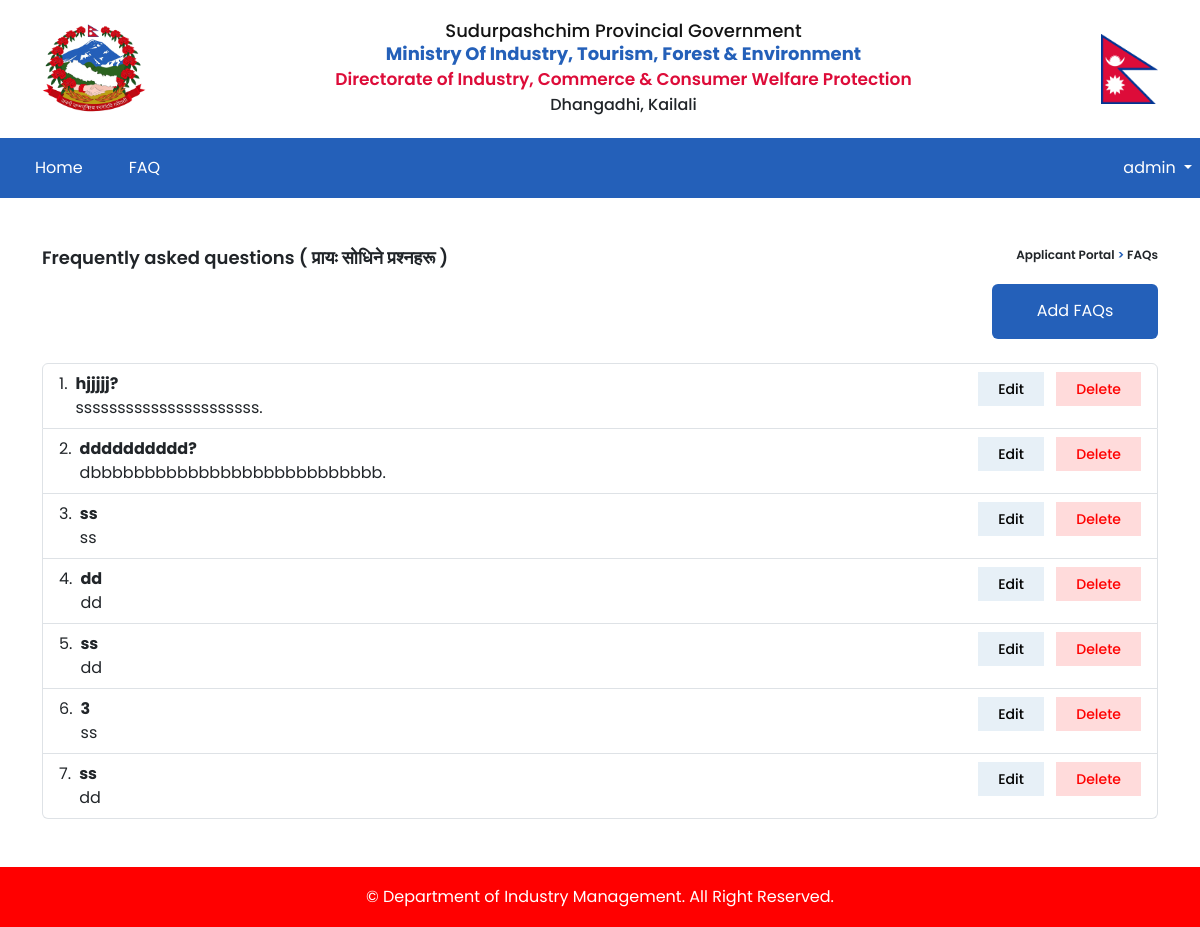
/faq/list/ (signed in), run on an earlier commit of the app's database.
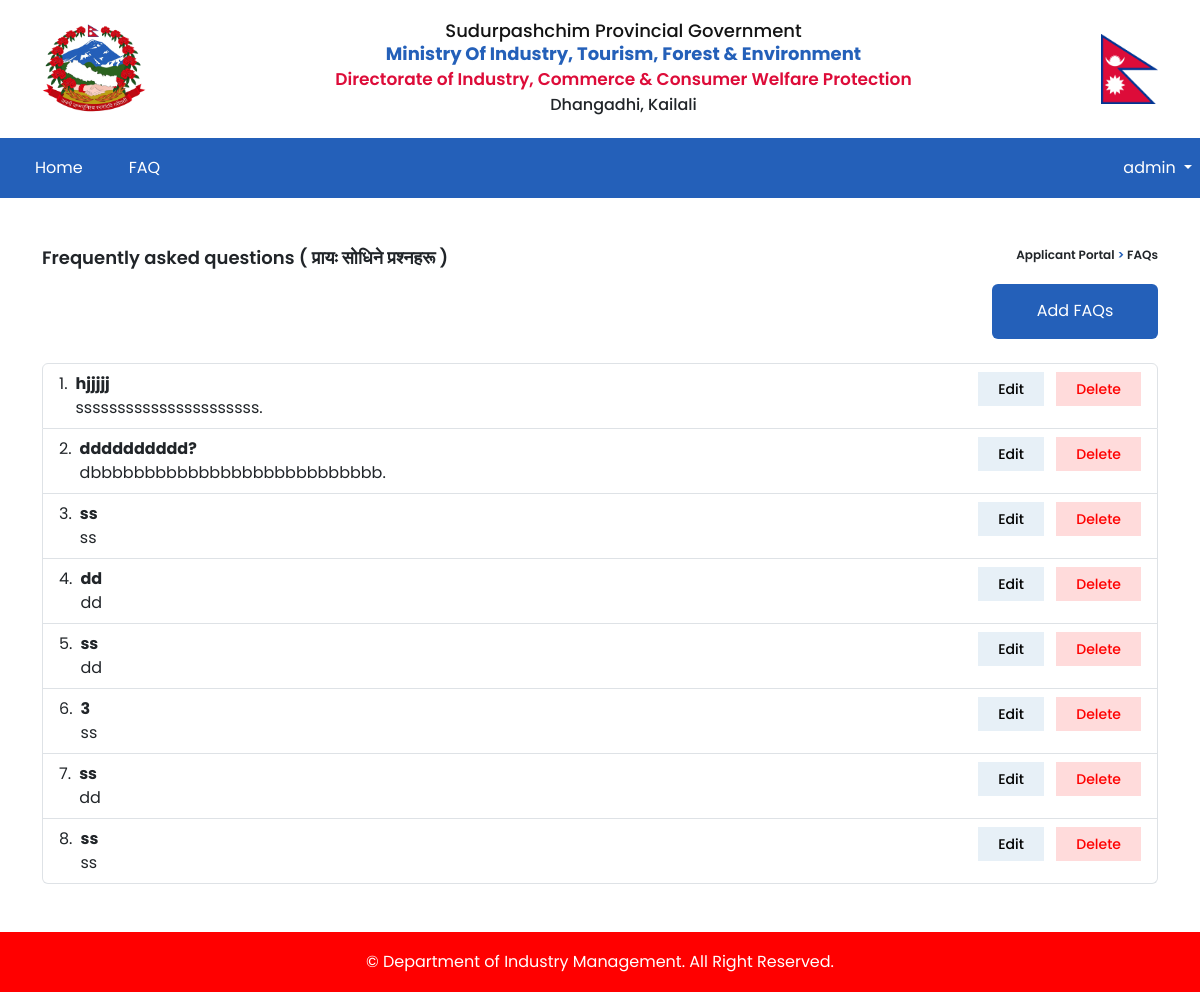
And on a later commit of the database.
### faq/models.py (models this page shows)
class Faq(models.Model):
    question = models.CharField(max_length=255)
    answer = models.TextField(max_length=600)

### fdip/decorators.py (the view)
    def wrap(request, *args, **kwargs):
        if request.user.is_authenticated and request.user.role == 1:
            return view_func(request, *args, **kwargs)
        else:
            return redirect('home')

### faq/views.py (called while the page is built)
@superadmin_required
def faq_list(request):
    faq = Faq.objects.all()
    context = {'faq': faq}
    return render(request, 'faq/list.html', context)

### templates/faq/list.html (shortened to what this page needs)
{% extends "layout/base.html" %}
{% load static %}
{% block container %}
<div class="container my-5" style="min-height: 63vh;">
    <div class="cng-pw-title d-flex justify-content-between mt-4">
        <p class="kit-page-heading">Frequently asked questions <span>( प्रायः सोधिने प्रश्नहरू )</span>
        </p>
        <div class="kit-text-navigation">
            <p>Applicant Portal<span> > </span> FAQs
            </p>
        </div>
    </div>
    <div class="row mb-4">
      <div class="col-md-10"></div>
      <div class="col-md-2">
        <a href="{% url 'faq-create' %}">
          <button class="kit-form-button m-0">Add FAQs</button>
        </a>
      </div>
    </div>
    <ol class="list-group list-group-numbered my-3">
      {% for f in faq %}
        <li class="list-group-item d-flex justify-content-between align-items-start faq-list">
          <div class="ms-2 me-auto">
            <div class="fw-bold">{{ f.question }}</div>
            {{ f.answer }}
          </div>
          <div>
            <a href="{% url 'faq-edit' faq_id=f.id %}"><span class="badge pill edit-pill">Edit</span></a>
            <a href="{% url 'faq-delete' faq_id=f.id %}" onclick="return confirm('Are you sure you want to delete this faq?');" class="kit-card-link"><span class="badge pill delete-pill ms-2">Delete</span></a>
        </div>
        </li>
        {% endfor %}
      </ol>
</div>
{% endblock %}

What changed in the data, as far as the page shows it:
changed Faq "ssssssssssssssssssssss.": question "hjjjjj?" → "hjjjjj"
added Faq: question "ss", answer "ss"
